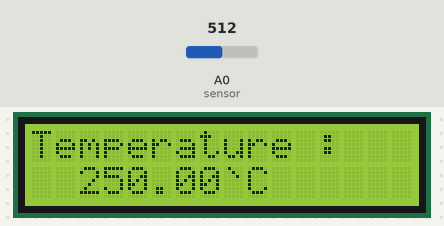
The sketch below on a simulated Arduino Uno, built with avr-gcc and run on an emulated ATmega328P. On the bench: 16×2 character LCD. The inputs (shaded band) are chosen by the test bench; at power-on: A0 (sensor) = 512. What the sketch prints to the serial monitor is not drawn.

Above: at 1.2 s.
1.3 s: A0 (sensor) set to 716
At 2.9 s:
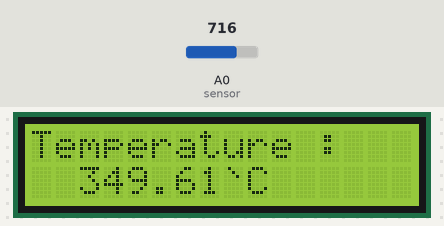
3.9 s: A0 (sensor) set to 900
At 5.2 s:
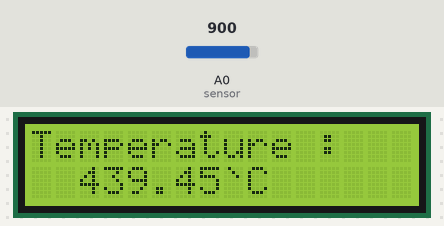
6.4 s: A0 (sensor) set to 1023
At 8.7 s:
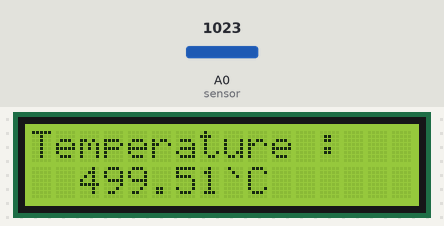
Timing chart, 0 to 10.2 s (numbered marks = the images above; inputs shaded):
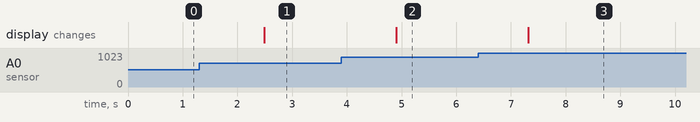

The sketch:

16x2_thermometer_01.ino
```cpp
#include<LiquidCrystal.h>
#define sensor A0
#define rs 2
#define en 3
#define d4 4
#define d5 5
#define d6 6
#define d7 7

float temp;
LiquidCrystal lcd(rs, en, d4, d5, d6, d7);

void setup()
{
  Serial.begin(9600);
  lcd.begin(16,2);
  lcd.clear();
  lcd.setCursor(0,0);
  lcd.print("Digital Thermometer");
  lcd.setCursor(0,1);
  lcd.print("By Saikat");

}

void loop()
{
  temp = analogRead(sensor);
  temp = temp*0.48828125;

  Serial.print("Temperature : ");
  Serial.print(temp);
  Serial.println(" ");

  lcd.clear();
  lcd.setCursor(0,0);
  lcd.print("Temperature : ");
  lcd.setCursor(2,1);
  lcd.print(temp);
  lcd.setCursor(8,1);
  lcd.print("`C");

  delay(1200);

}
```

Measured:
- after the input at 1.3 s, the display: changes after 1.2 s (image 1)
- after the input at 3.9 s, the display: changes after 1.0 s (image 2)
- after the input at 6.4 s, the display: changes after 0.91 s (image 3)
